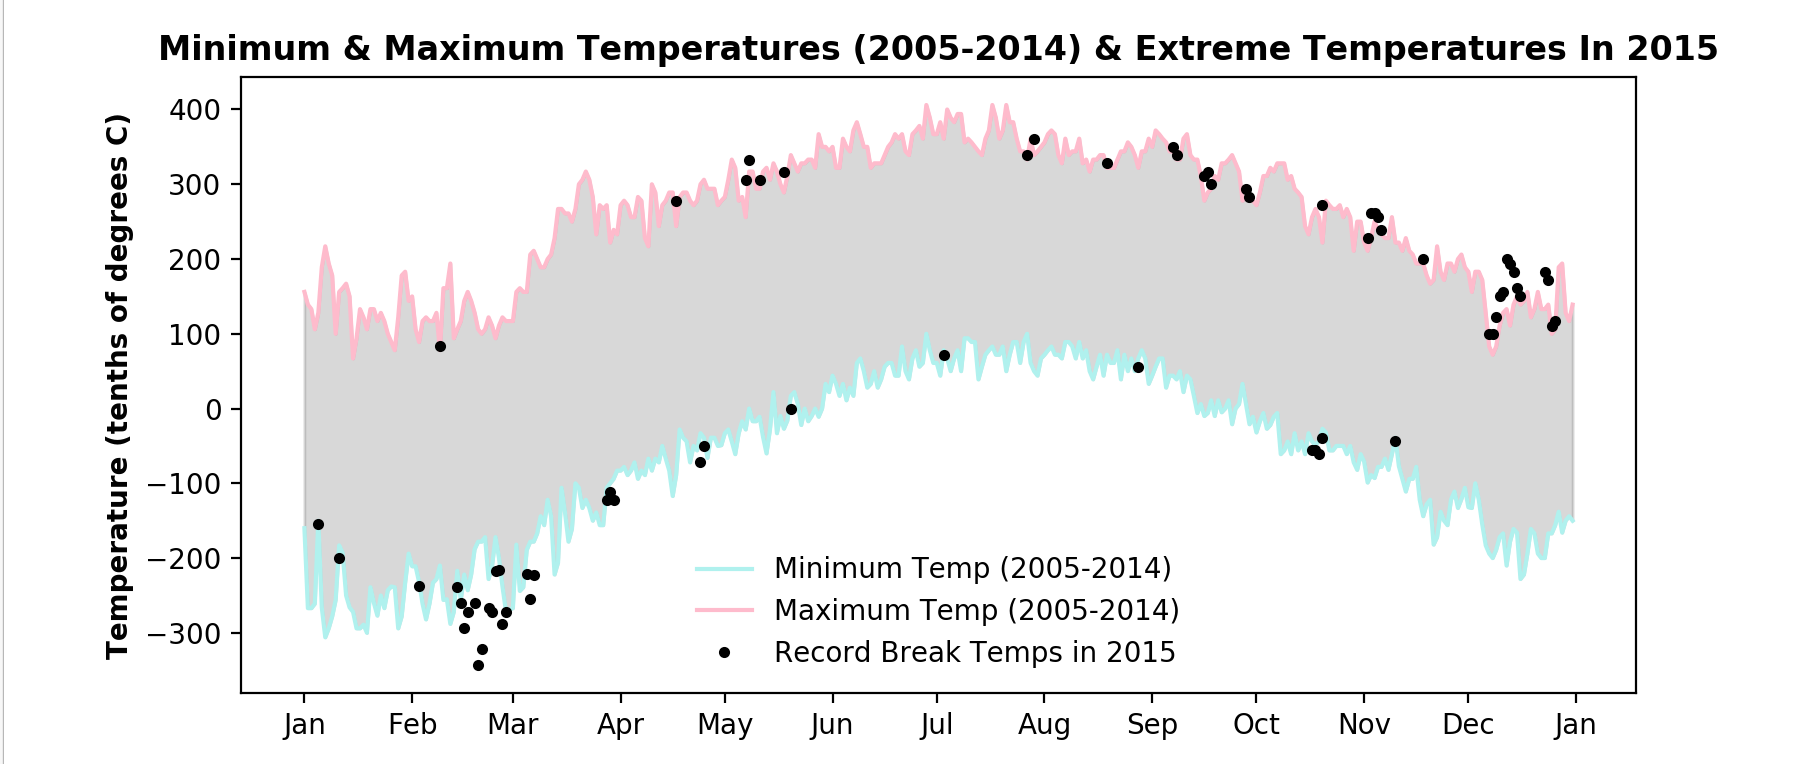

This figure's Python source:

# coding: utf-8

# # Assignment 2
# 
# Before working on this assignment please read these instructions fully. In the submission area, you will notice that you can click the link to **Preview the Grading** for each step of the assignment. This is the criteria that will be used for peer grading. Please familiarize yourself with the criteria before beginning the assignment.
# 
# An NOAA dataset has been stored in the file `data/C2A2_data/BinnedCsvs_d400/fb441e62df2d58994928907a91895ec62c2c42e6cd075c2700843b89.csv`. This is the dataset to use for this assignment. Note: The data for this assignment comes from a subset of The National Centers for Environmental Information (NCEI) [Daily Global Historical Climatology Network](https://www1.ncdc.noaa.gov/pub/data/ghcn/daily/readme.txt) (GHCN-Daily). The GHCN-Daily is comprised of daily climate records from thousands of land surface stations across the globe.
# 
# Each row in the assignment datafile corresponds to a single observation.
# 
# The following variables are provided to you:
# 
# * **id** : station identification code
# * **date** : date in YYYY-MM-DD format (e.g. 2012-01-24 = January 24, 2012)
# * **element** : indicator of element type
#     * TMAX : Maximum temperature (tenths of degrees C)
#     * TMIN : Minimum temperature (tenths of degrees C)
# * **value** : data value for element (tenths of degrees C)
# 
# For this assignment, you must:
# 
# 1. Read the documentation and familiarize yourself with the dataset, then write some python code which returns a line graph of the record high and record low temperatures by day of the year over the period 2005-2014. The area between the record high and record low temperatures for each day should be shaded.
# 2. Overlay a scatter of the 2015 data for any points (highs and lows) for which the ten year record (2005-2014) record high or record low was broken in 2015.
# 3. Watch out for leap days (i.e. February 29th), it is reasonable to remove these points from the dataset for the purpose of this visualization.
# 4. Make the visual nice! Leverage principles from the first module in this course when developing your solution. Consider issues such as legends, labels, and chart junk.
# 
# The data you have been given is near **Ann Arbor, Michigan, United States**, and the stations the data comes from are shown on the map below.

# In[3]:

import matplotlib.pyplot as plt
import mplleaflet
import pandas as pd

def leaflet_plot_stations(binsize, hashid):

    df = pd.read_csv('data/C2A2_data/BinSize_d{}.csv'.format(binsize))

    station_locations_by_hash = df[df['hash'] == hashid]

    lons = station_locations_by_hash['LONGITUDE'].tolist()
    lats = station_locations_by_hash['LATITUDE'].tolist()

    plt.figure(figsize=(8,8))

    plt.scatter(lons, lats, c='r', alpha=0.7, s=200)

    return mplleaflet.display()

leaflet_plot_stations(400,'fb441e62df2d58994928907a91895ec62c2c42e6cd075c2700843b89')


# In[5]:

get_ipython().magic('matplotlib notebook')
import matplotlib as mpl
import matplotlib.pyplot as plt
import pandas as pd
import datetime as DT
import matplotlib.dates as mdates
import numpy as np



#Read Data
data=pd.read_csv('data/C2A2_data/BinnedCsvs_d400/fb441e62df2d58994928907a91895ec62c2c42e6cd075c2700843b89.csv')

#Data Cleansing
data["Date"]=pd.to_datetime(data['Date'])

data['Year'] = data['Date'].dt.year
data['Month'] = data['Date'].dt.month
data['Day'] = data['Date'].dt.day
data['M-D']=data['Date'].dt.strftime('%b-%d')

    #Just to have a format like year-MonthName-Day
data['M-D']='2000-'+data['M-D']
data['M-D']=pd.to_datetime(data['M-D'])
 
    #Remove 29 Feb
data= data[-((data["Month"]==2) & (data["Day"]==29))]

#Create 2 dataFrames: Before 2015 & 2015
data2015out=data[data['Year']<2015]
data2015=data[data['Year']==2015]


#Min & Max temperature in every day before 2015 (Group By Day)
gb2015out=data2015out.groupby(['Month','Day','M-D'])["Data_Value"].agg(["min", "max"])
gb2015out.reset_index(inplace=True)

#Min & Max temperature in every day in 2015 (Group By Day)
gb2015=data2015.groupby(['Month','Day'])["Data_Value"].agg(["min", "max"])
gb2015.reset_index(inplace=True)

#Join before 2015 & 2015 dataFrame
gbAll=gb2015out.merge(gb2015,on=["Month","Day"])
gbAll.columns=["Month","Day","M-D","Min2015out","Max2015out","Min2015","Max2015"]

#Get the records which were in 2015 & were greater than max or lower than min temperature before 2015
gt2015=gbAll[gbAll["Max2015"]>gbAll["Max2015out"]][["Month","Day","Max2015","M-D"]]
gt2015.columns=["Month","Day","Temp","M-D"]

lt2015=gbAll[gbAll["Min2015"]<gbAll["Min2015out"]][["Month","Day","Min2015","M-D"]]
lt2015.columns=["Month","Day","Temp","M-D"]

Exception2015=pd.concat([gt2015,lt2015])


#plt.figure()
fig = plt.figure(figsize=(9, 4))

locator = mdates.MonthLocator()  # locator: every month
fmt = mdates.DateFormatter('%b') #show month_names

ax = fig.add_subplot(111)

ax.plot(gb2015out["M-D"],gb2015out["min"],label="Minimum Temp (2005-2014)",color='paleturquoise')
ax.plot(gb2015out["M-D"],gb2015out["max"],label="Maximum Temp (2005-2014)",color='pink')

ax.fill_between(gb2015out["M-D"].dt.to_pydatetime(),gb2015out["min"],gb2015out["max"],
                color='grey', alpha='0.3')


ax.plot(Exception2015["M-D"],Exception2015["Temp"],'o',color='black',markersize=3,label='Record Break Temps in 2015')
ax.legend(frameon=False)

X = plt.gca().xaxis


#Set locator & month_name format
X.set_major_locator(locator)
X.set_major_formatter(fmt)

plt.ylabel('Temperature (tenths of degrees C)', fontweight='bold')
plt.title('Minimum & Maximum Temperatures (2005-2014) & Extreme Temperatures In 2015', fontweight='bold')

plt.show()


# In[ ]:
